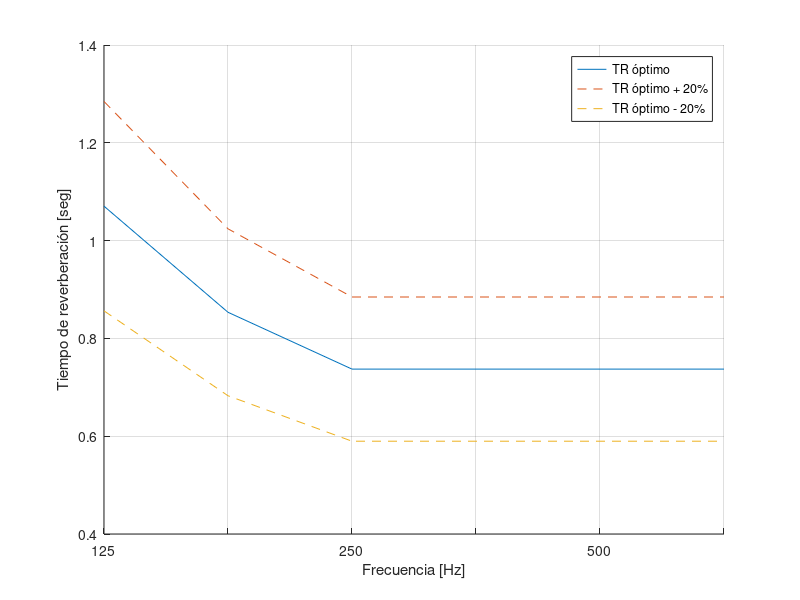
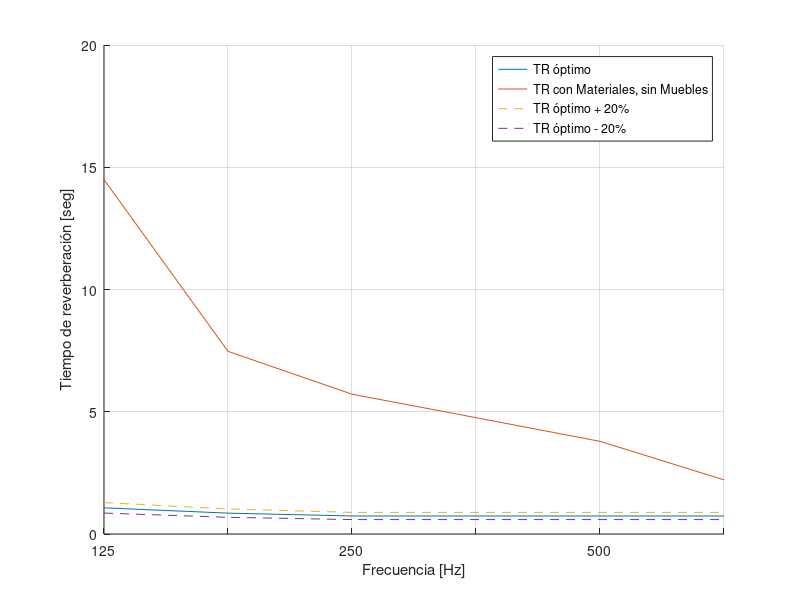
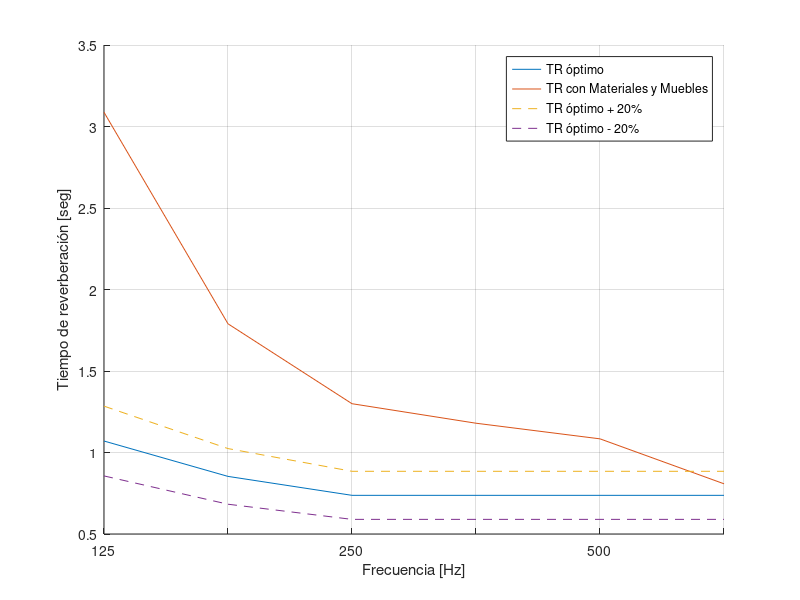
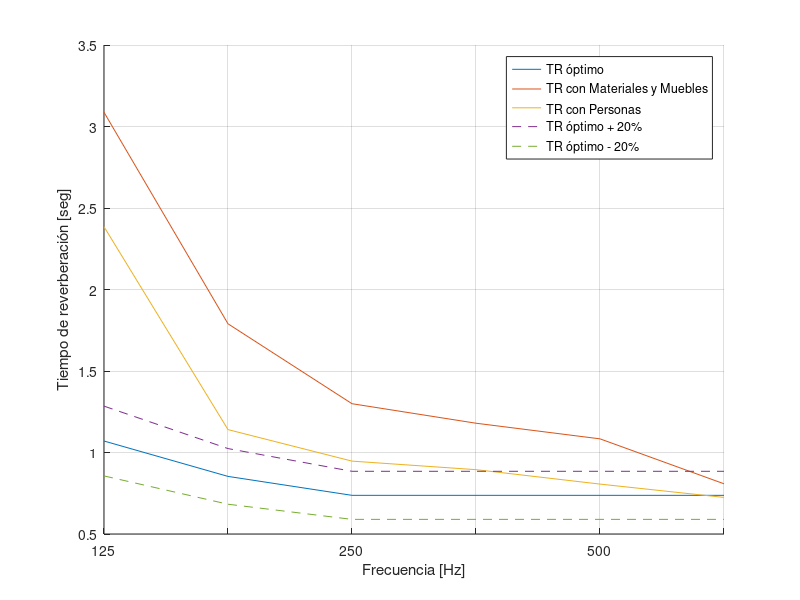

Reproduce these figures in MATLAB, in order.
close all, clear all, clc;

%% Datos de sala:

H_sala = 3.4;       %m
L_sala = 13.9;      %m
W_sala = 7.5;       %m
V_sala = 346.8;     %m^3
Vol_sala = H_sala*L_sala*W_sala;

Sup_puertas = 3 * 3; %9m^2

Sup_pisoyTecho = L_sala*W_sala; %104.25m^2 
Sup_paredes_frente_orador = (H_sala*L_sala + H_sala*W_sala*2)-Sup_puertas;   % 89.26m^2
Sup_pared_detras_orador = H_sala*L_sala;       %47.26m^2

Sup_total = H_sala*L_sala *2 +  W_sala*H_sala * 2+ Sup_pisoyTecho *2;    %354.02m^2



%% Datos de materiales: 
            % 125Hz, 250Hz, 500Hz, 1000Hz, 2000Hz, 4000Hz,
Alpha_piso = [ 0.01,0.02,0.02,0.03,0.03,0.04]; %Baldosa enlozada
Alpha_paredes_frente = [0.01,0.01,0.02,0.02,0.02,0.02]; % Ladrillo Pintado
Alpha_paredes_detras = [0.01,0.01,0.02,0.02,0.02,0.02]; % Ladrillo Pintado
Alpha_techo = [0.01,0.03,0.04,0.05,0.08,0.17];  % Enlucido

Alpha_puertas = [0.05,0.11,0.10,0.09,0.08,0.10]; %Puerta de madera maciza
Alpha_butacas = [0.12,0.20,0.28,0.30,0.31,0.37]; %Tapizado 1
Alpha_butaca_orador = [0.01,0.02,0.02,0.04,0.04,0.04]; %Butaca de madera

Alpha_adulto_butacasTap = [0.18,0.40,0.46,0.47,0.51,0.46]; % Tapizado 1

%Panel madera, aglomerado 6 mm, sobre 50 mm lana de vidrio
Alpha_fonoabsorbente_f = [0.61,0.65,0.24,0.12,0.10,0.06]; % Panel madera, aglomerado 6 mm, sobre 50 mm lana de vidrio

Cant_butacas = 120;





%% TR_optimos

TR_125 = 0.41 + 0.26 * log10(V_sala);
TR_250 = 0.32 + 0.21 * log10(V_sala);
TR_500 = 0.28 + 0.18 * log10(V_sala);

TR_optimos = [125, TR_125;
              250, TR_250;
              500, TR_500;
              1000,TR_500;
              2000,TR_500;
              4000,TR_500;];
          
xv = 1:length(TR_optimos(:,1));
          
          
figure(1)
hold on;




 
plot(xv,TR_optimos(:,2));
plot(xv,TR_optimos(:,2)+TR_optimos(:,2).*0.2,'--');
plot(xv,TR_optimos(:,2)-TR_optimos(:,2).*0.2,'--');

set(gca, 'XTickLabel',{'125','','250','','500','','1000','','2000','','4000'});

legend('TR óptimo','TR óptimo + 20%','TR óptimo - 20%')
grid on;

xlabel('Frecuencia [Hz]')
ylabel('Tiempo de reverberación [seg]')

hold off;

%% Sala con materiales (SIN MUEBLES)
% Empezamos por caracterizar la absorción del local, sin muebles ni personas.

% Area equivalente del local sin muebles ni personas A_L:
%

A_Local_vacio = Sup_pisoyTecho .* Alpha_piso + Sup_pisoyTecho .* Alpha_techo + Sup_pared_detras_orador .* Alpha_paredes_detras + Sup_paredes_frente_orador .* Alpha_paredes_frente + Sup_puertas .* Alpha_puertas;

TR_conMat_sinMuebles = (0.163 * V_sala)./A_Local_vacio;

figure(2)
hold on;
grid on;
 
plot(xv,TR_optimos(:,2));
plot(xv,TR_conMat_sinMuebles);

plot(xv,TR_optimos(:,2)+TR_optimos(:,2).*0.2,'--');
plot(xv,TR_optimos(:,2)-TR_optimos(:,2).*0.2,'--');
set(gca, 'XTickLabel',{'125','','250','','500','','1000','','2000','','4000'});
legend('TR óptimo','TR con Materiales, sin Muebles','TR óptimo + 20%','TR óptimo - 20%')

xlabel('Frecuencia [Hz]')
ylabel('Tiempo de reverberación [seg]')

hold off;

%% Sala con muebles y materiales (SIN PERSONAS)
% El área equivalente del local con muebles y sin público, A1:

A1 = A_Local_vacio + Cant_butacas .* Alpha_butacas + 1 .* Alpha_butaca_orador;

TR_conMatyMueb = (0.163 * V_sala)./A1;

figure(3)
hold on;
grid on;
 
plot(xv,TR_optimos(:,2));
%plot(xv,TR_conMat_sinMuebles);
plot(xv,TR_conMatyMueb);

plot(xv,TR_optimos(:,2)+TR_optimos(:,2).*0.2,'--');
plot(xv,TR_optimos(:,2)-TR_optimos(:,2).*0.2,'--');
set(gca, 'XTickLabel',{'125','','250','','500','','1000','','2000','','4000'});
legend('TR óptimo','TR con Materiales y Muebles','TR óptimo + 20%','TR óptimo - 20%')
xlabel('Frecuencia [Hz]')
ylabel('Tiempo de reverberación [seg]')
hold off;

%% Sala con personas
Butacas_ocupadas = Cant_butacas * 0.75; % Consideramos un 75% de ocupacion
Butacas_vacias = Cant_butacas - Butacas_ocupadas;

A2 = A_Local_vacio + Butacas_vacias .* Alpha_butacas + Butacas_ocupadas .* Alpha_adulto_butacasTap;

TR_conPersonas = (0.163 * V_sala)./A2;

figure(4)
hold on;
grid on;
 
plot(xv,TR_optimos(:,2));
%plot(xv,TR_conMat_sinMuebles);
plot(xv,TR_conMatyMueb);
plot(xv,TR_conPersonas);

plot(xv,TR_optimos(:,2)+TR_optimos(:,2).*0.2,'--');
plot(xv,TR_optimos(:,2)-TR_optimos(:,2).*0.2,'--');
set(gca, 'XTickLabel',{'125','','250','','500','','1000','','2000','','4000'});
legend('TR óptimo','TR con Materiales y Muebles','TR con Personas','TR óptimo + 20%','TR óptimo - 20%')
xlabel('Frecuencia [Hz]')
ylabel('Tiempo de reverberación [seg]')

hold off;

%% Sala con fonoAbsorbentes

A3 = A2 - (Sup_paredes_frente_orador*0.4 .* Alpha_paredes_frente) + Sup_paredes_frente_orador*0.4 .* Alpha_fonoabsorbente_f;

TR_conFonoabsorbentes = (0.163 * V_sala)./A3;

figure(5)
hold on;
grid on;
 
plot(xv,TR_optimos(:,2));
%plot(xv,TR_conMat_sinMuebles);
%plot(xv,TR_conMatyMueb);
plot(xv,TR_conPersonas);
plot(xv,TR_conFonoabsorbentes,'LineWidth', 3);

plot(xv,TR_optimos(:,2)+TR_optimos(:,2).*0.2,'--');
plot(xv,TR_optimos(:,2)-TR_optimos(:,2).*0.2,'--');

set(gca, 'XTickLabel',{'125','','250','','500','','1000','','2000','','4000'});
legend('TR óptimo','TR con Personas', 'TR con Fonoabsorbentes','TR óptimo + 20%','TR óptimo - 20%')

xlabel('Frecuencia [Hz]')
ylabel('Tiempo de reverberación [seg]')


hold off;

%% Nivel de inteligibilidad de la palabra
% En una sala que tiene un valor bajo de %Alcons es más sencillo entenderse que en una que tiene
% un valor alto de %Alcons.

% CONSIDERO PARA LOS CALCULOS QUE LA MAYOR DISTANCIA AL ORADOR ES DE 7m

Q = 2; % Factor de directividad de la fuente sonora en la dirección considerada
d = 7; % Distancia entre emisor y receptor en metros

alpha_deSala = A3 / Sup_total;
% Para el calculo de R, utilizo la banda de 2Khz
R = (0.161* Vol_sala)/(TR_conFonoabsorbentes(5) * (1- alpha_deSala(5))); % Constante acustica de la sala en m^2


Distancia_critica = 0.15* sqrt(Q*R); %2.0435m

% Como Distancia_critica * 3.16 < d  (6.45746 < 7)

AL_cons = 9 * TR_conFonoabsorbentes(5);
% AL_cons = (200 * Distancia_critica^2 * TR_conFonoabsorbentes(5)^2)/(Q*Vol_sala);
% se usaaria la ecuación de abajo si Distancia_critica *3.16 > d.

IL_ = 100 - AL_cons

